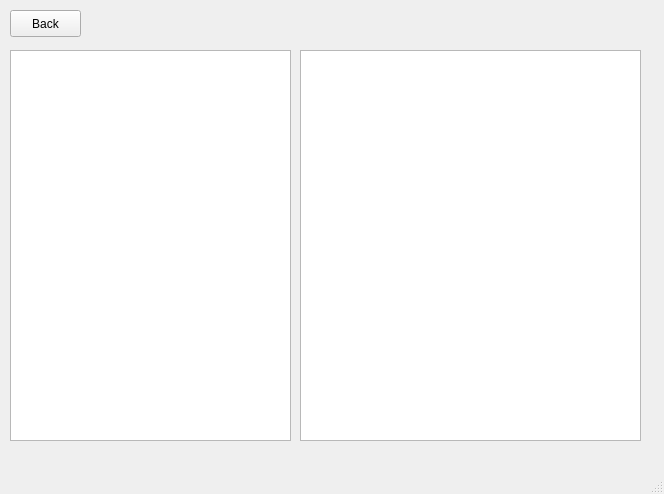
<?xml version="1.0" encoding="UTF-8"?>
<ui version="4.0">
 <class>ManageContentListWindow</class>
 <widget class="QMainWindow" name="ManageContentListWindow">
  <property name="geometry">
   <rect>
    <x>0</x>
    <y>0</y>
    <width>664</width>
    <height>494</height>
   </rect>
  </property>
  <property name="windowTitle">
   <string>cuTPS - Content Manager</string>
  </property>
  <widget class="QWidget" name="centralwidget">
   <widget class="QListWidget" name="contentList">
    <property name="geometry">
     <rect>
      <x>300</x>
      <y>50</y>
      <width>341</width>
      <height>391</height>
     </rect>
    </property>
   </widget>
   <widget class="QTableView" name="metadataView">
    <property name="geometry">
     <rect>
      <x>10</x>
      <y>50</y>
      <width>281</width>
      <height>391</height>
     </rect>
    </property>
   </widget>
   <widget class="QPushButton" name="backButton">
    <property name="geometry">
     <rect>
      <x>10</x>
      <y>10</y>
      <width>71</width>
      <height>27</height>
     </rect>
    </property>
    <property name="text">
     <string>Back</string>
    </property>
   </widget>
  </widget>
  <widget class="QMenuBar" name="menubar">
   <property name="geometry">
    <rect>
     <x>0</x>
     <y>0</y>
     <width>664</width>
     <height>24</height>
    </rect>
   </property>
  </widget>
  <widget class="QStatusBar" name="statusbar"/>
 </widget>
 <resources/>
 <connections/>
</ui>
